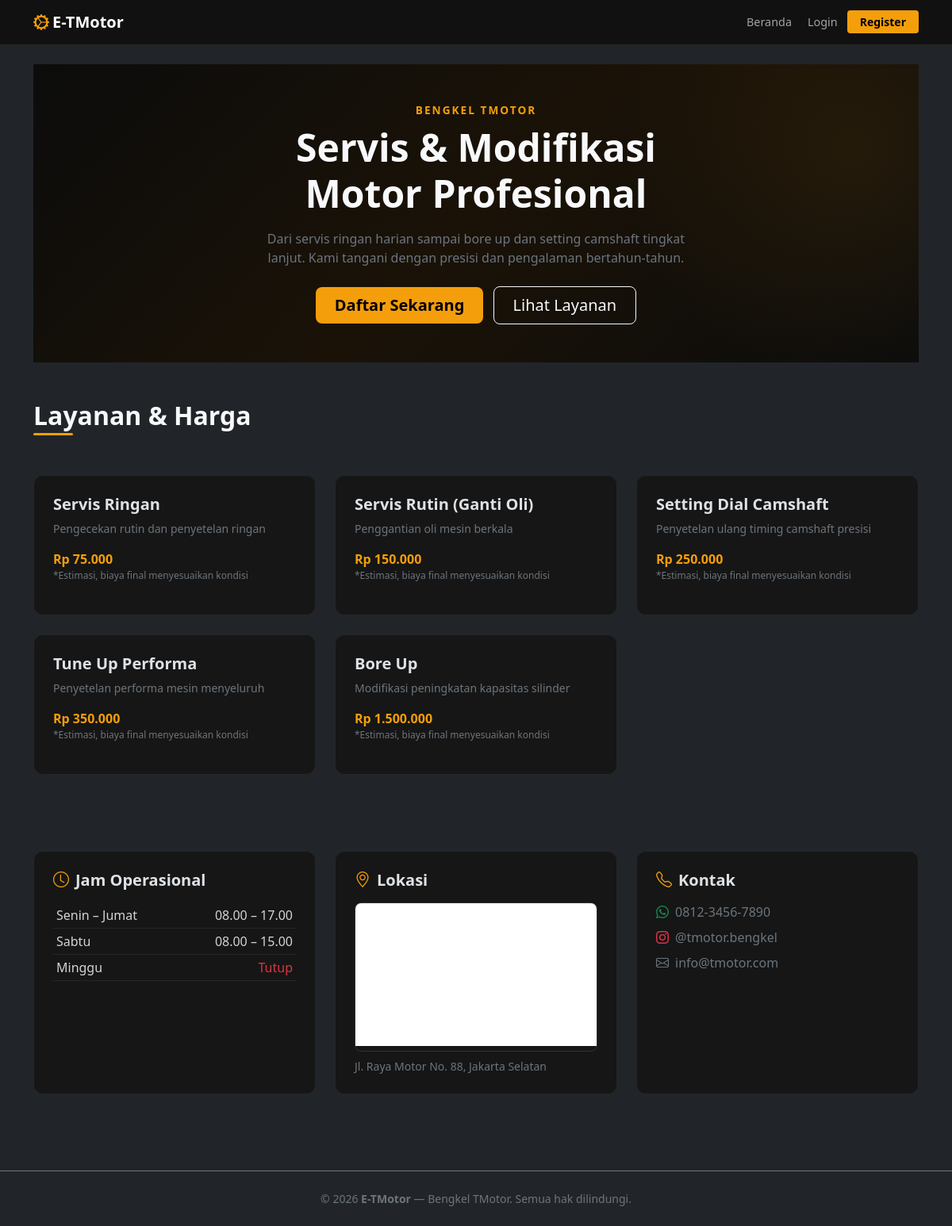
Before: / with the older database file.
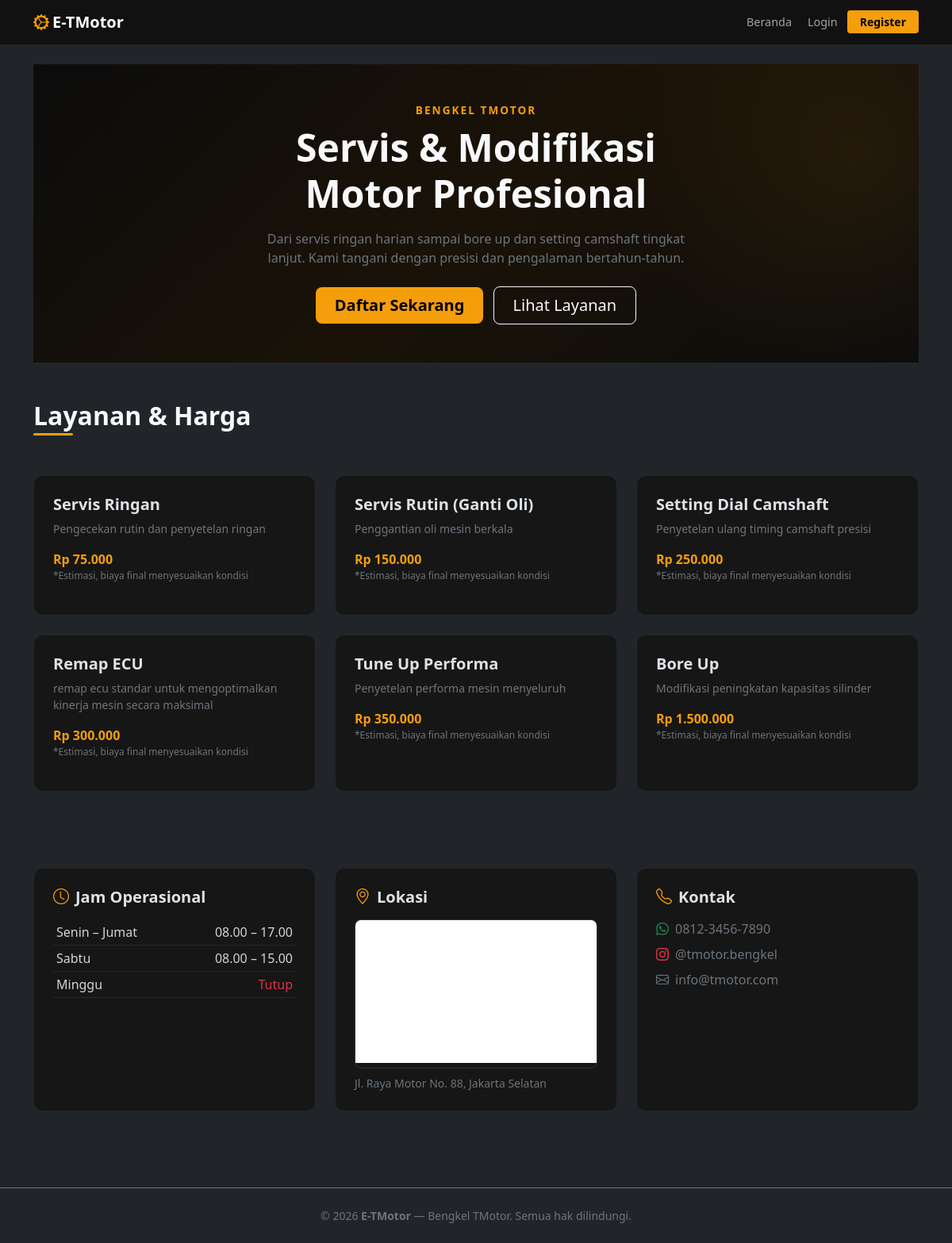
After: the same page with the newer database file.
### tables this page shows
CREATE TABLE layanan (
    id_layanan INT AUTO_INCREMENT PRIMARY KEY,
    nama_layanan VARCHAR(100) NOT NULL,
    deskripsi TEXT,
    estimasi_biaya DECIMAL(12,2) NOT NULL DEFAULT 0
);

### includes/functions.php (called while the page is built, shortened)
<?php
function isLoggedIn() {
    return isset($_SESSION['id_user']);
}
function formatRupiah($angka) {
    return 'Rp ' . number_format((float)$angka, 0, ',', '.');
}

### index.php (the view, shortened to what this page needs)
<?php
require_once __DIR__ . '/config/database.php';
require_once __DIR__ . '/includes/functions.php';
 $layanan = $pdo->query("SELECT * FROM layanan ORDER BY estimasi_biaya ASC")->fetchAll();
?>
<?php require_once __DIR__ . '/includes/header.php'; ?>
<section class="hero-section text-center py-5 px-3">
    <div class="position-relative" style="z-index:1;">
        <p class="text-accent fw-semibold mb-2" style="font-size:0.85rem; letter-spacing:0.15em;">BENGKEL TMOTOR</p>
        <h1 class="fw-bold display-5 mb-3">Servis & Modifikasi<br>Motor Profesional</h1>
        <p class="text-secondary mx-auto" style="max-width:540px;">
            Dari servis ringan harian sampai bore up dan setting camshaft tingkat lanjut.
            Kami tangani dengan presisi dan pengalaman bertahun-tahun.
        </p>
        <div class="mt-4">
            <a href="<?= BASE_URL ?>auth/register.php" class="btn btn-accent btn-lg px-4 me-2">Daftar Sekarang</a>
            <a href="#layanan" class="btn btn-outline-light btn-lg px-4">Lihat Layanan</a>
        </div>
    </div>
</section>
<section id="layanan" class="py-5">
    <h2 class="section-heading fw-bold mb-4">Layanan & Harga</h2>
    <div class="row g-4 mt-2">
        <?php foreach ($layanan as $l): ?>
        <div class="col-md-6 col-lg-4">
            <div class="card-custom card h-100 p-4">
                <h5 class="fw-semibold mb-2"><?= htmlspecialchars($l['nama_layanan']) ?></h5>
                <p class="text-secondary small mb-3"><?= htmlspecialchars($l['deskripsi']) ?></p>
                <p class="text-accent fw-bold mb-0"><?= formatRupiah($l['estimasi_biaya']) ?></p>
                <p class="text-secondary" style="font-size:0.75rem;">*Estimasi, biaya final menyesuaikan kondisi</p>
            </div>
        </div>
        <?php endforeach; ?>
    </div>
</section>
<section class="py-5">
    <div class="row g-4">
        <div class="col-md-4">
            <div class="card-custom card p-4 h-100">
                <h5 class="fw-semibold mb-3"><i class="bi bi-clock text-accent me-2"></i>Jam Operasional</h5>
                <table class="table table-custom table-sm mb-0">
                    <tr><td>Senin – Jumat</td><td class="text-end">08.00 – 17.00</td></tr>
                    <tr><td>Sabtu</td><td class="text-end">08.00 – 15.00</td></tr>
                    <tr><td>Minggu</td><td class="text-end text-danger">Tutup</td></tr>
                </table>
            </div>
        </div>
        <div class="col-md-4">
            <div class="card-custom card p-4 h-100">
                <h5 class="fw-semibold mb-3"><i class="bi bi-geo-alt text-accent me-2"></i>Lokasi</h5>
                <div style="border-radius:8px; overflow:hidden; border:1px solid #333;">
                    <iframe src="https://www.google.com/maps/embed?pb=!1m18!1m12!1m3!1d3966.2!2d106.82!3d-6.35!2m3!1f0!2f0!3f0!3m2!1i1024!2i768!4f13.1!3m3!1m2!1s0x0%3A0x0!2zNsKwMjEnMDAuMCJTIDEwNsKwNDknMTIuMCJF!5e0!3m2!1sid!2sid!4v1700000000000!5m2!1sid!2sid"
                        width="100%" height="180" style="border:0;" allowfullscreen="" loading="lazy"></iframe>
                </div>
                <p class="text-secondary small mt-2 mb-0">Jl. Raya Motor No. 88, Jakarta Selatan</p>
            </div>
        </div>
        <div class="col-md-4">
            <div class="card-custom card p-4 h-100">
                <h5 class="fw-semibold mb-3"><i class="bi bi-telephone text-accent me-2"></i>Kontak</h5>
                <ul class="list-unstyled text-secondary mb-0">
                    <li class="mb-2"><i class="bi bi-whatsapp me-2 text-success"></i>0812-3456-7890</li>
                    <li class="mb-2"><i class="bi bi-instagram me-2 text-danger"></i>@tmotor.bengkel</li>
                    <li class="mb-2"><i class="bi bi-envelope me-2"></i>info@tmotor.com</li>
                </ul>
            </div>
        </div>
    </div>
</section>
<?php require_once __DIR__ . '/includes/footer.php'; ?>

### includes/header.php (shortened to what this page needs)
<!DOCTYPE html>
<html lang="id" data-bs-theme="dark">
<head>
    <link href="https://cdn.jsdelivr.net/npm/bootstrap@5.3.3/dist/css/bootstrap.min.css" rel="stylesheet">
    <link href="https://cdn.jsdelivr.net/npm/bootstrap-icons@1.11.3/font/bootstrap-icons.min.css" rel="stylesheet">
    <link href="<?= BASE_URL ?>assets/css/style.css" rel="stylesheet">
</head>
<body class="bg-dark text-light">
<nav class="navbar navbar-expand-lg navbar-custom sticky-top">
    <div class="container">
        <a class="navbar-brand fw-bold" href="<?= BASE_URL ?>index.php">
            <i class="bi bi-gear-wide-connected text-accent me-1"></i>E-TMotor
        </a>
        <div class="collapse navbar-collapse" id="navMenu">
            <ul class="navbar-nav ms-auto align-items-center gap-1">
                <?php if (!isLoggedIn()): ?>
                    <li class="nav-item"><a class="nav-link" href="<?= BASE_URL ?>index.php">Beranda</a></li>
                    <li class="nav-item"><a class="nav-link" href="<?= BASE_URL ?>auth/login.php">Login</a></li>
                    <li class="nav-item"><a class="btn btn-accent btn-sm px-3" href="<?= BASE_URL ?>auth/register.php">Register</a></li>
                <?php endif; ?>
            </ul>
        </div>
    </div>
</nav>
<main class="container my-4">

### includes/footer.php (shortened to what this page needs)
</main>
<footer class="border-top border-secondary mt-5 py-4">
    <div class="container text-center text-secondary small">
        &copy; <?= date('Y') ?> <strong>E-TMotor</strong> — Bengkel TMotor. Semua hak dilindungi.
    </div>
</footer>
</body>
</html>

### assets/css/style.css (style rules this page uses)
:root { --accent: #f59e0b; --accent-hover: #d97706; --bg-card: #161616; --bg-card-hover: #1e1e1e; --border-color: #262626; }
body { font-family: 'Segoe UI', system-ui, -apple-system, sans-serif; background-color: #0c0c0c; min-height: 100vh; }
.navbar-custom { background-color: #111111 !important; border-bottom: 1px solid var(--border-color); backdrop-filter: blur(10px); }
.navbar-custom .nav-link { color: #a3a3a3; font-size: 0.9rem; transition: color 0.2s; }
.btn-accent { background-color: var(--accent); color: #000; font-weight: 600; border: none; }
.text-accent { color: var(--accent) !important; }
.card-custom { background-color: var(--bg-card); border: 1px solid var(--border-color); border-radius: 12px; transition: border-color 0.3s, transform 0.2s; }
.table-custom { --bs-table-bg: transparent; --bs-table-color: #d4d4d4; --bs-table-border-color: #262626; }
.hero-section { background: linear-gradient(135deg, #0c0c0c 0%, #1a1207 50%, #0c0c0c 100%); position: relative; overflow: hidden; }
.hero-section::before { content: ''; position: absolute; top: -50%; right: -20%; width: 600px; height: 600px; background: radial-gradient(circle, rgba(245,158,11,0.08) 0%, transparent 70%); border-radius: 50%; }
.section-heading { position: relative; display: inline-block; }
.section-heading::after { content: ''; position: absolute; bottom: -6px; left: 0; width: 50px; height: 3px; background: var(--accent); border-radius: 2px; }

Changed rows visible on the page:
added layanan: nama_layanan "Remap ECU", deskripsi "remap ecu standar untuk mengoptimalkan kinerja mesin secara maksimal", estimasi_biaya "Rp 300.000"
